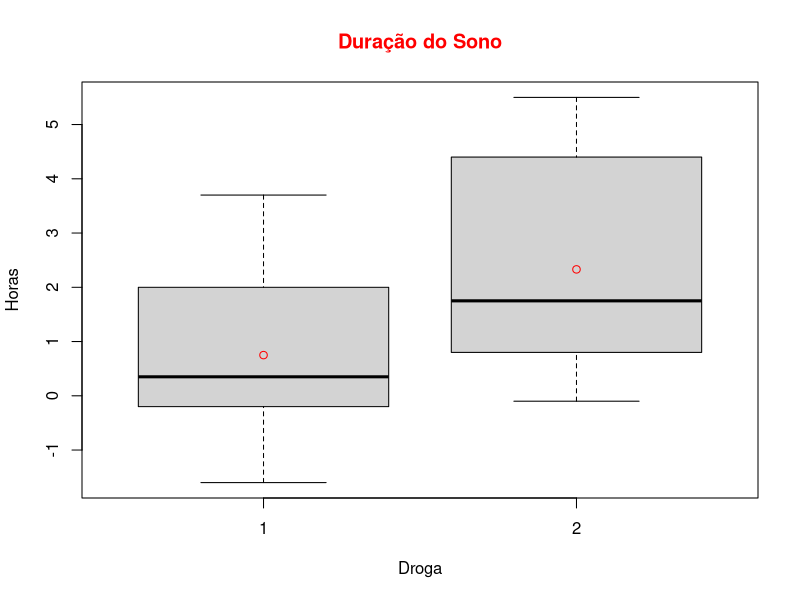
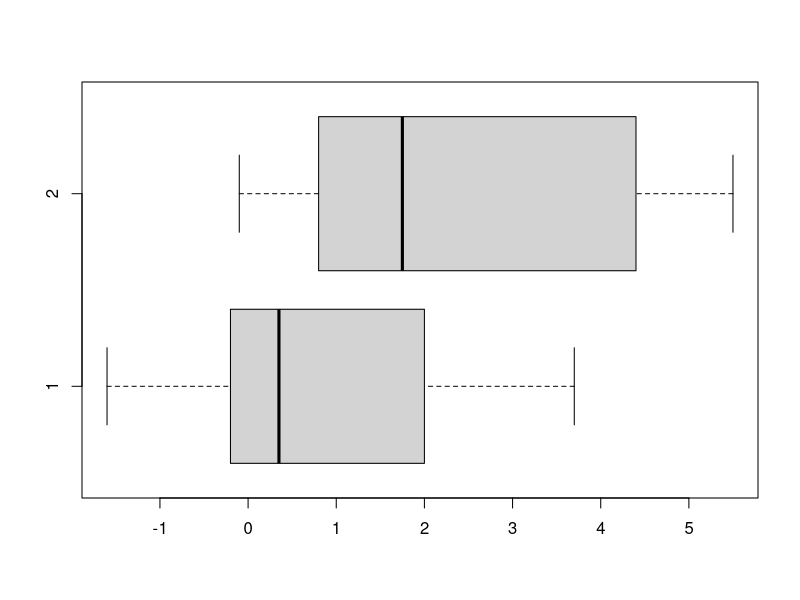
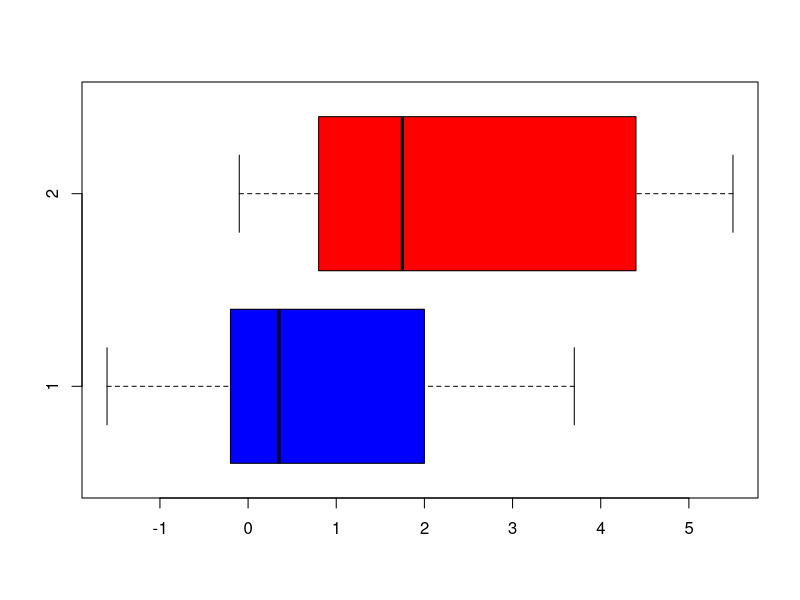

Write R code to recreate these figures, in order.
# Boxplots

# ***** Esta é a versão 2.0 deste script, atualizado em 23/05/2017 *****
# ***** Esse script pode ser executado nas versões 3.3.1, 3.3.2, 3.3.3 e 3.4.0 da linguagem R *****
# ***** Recomendamos a utilização da versão 3.4.0 da linguagem R *****

# Configurando o diretório de trabalho
# Coloque entre aspas o diretório de trabalho que você está usando no seu computador
setwd("~/1-R-Fundamentos")
getwd()

?boxplot
?sleep

# Permite utilizar as colunas sem especificar o mome do dataset
attach(sleep)

# Construção do boxplot
sleepboxplot = boxplot(data = sleep, extra ~ group,
                       main = "Duração do Sono",
                       col.main = "red", ylab = "Horas", xlab = "Droga")

# Cálculo da média
means = by(extra, group, mean)

# Adiciona a média ao gráfico
points(means, col = "red")


# Boxplot horizontal
horizontalboxplot = boxplot(data = sleep, extra ~ group,
                            ylab = "", xlab = "", horizontal = T)

horizontalboxplot = boxplot(data = sleep, extra ~ group,
                            ylab = "", xlab = "", horizontal = T,
                            col = c("blue", "red") )


